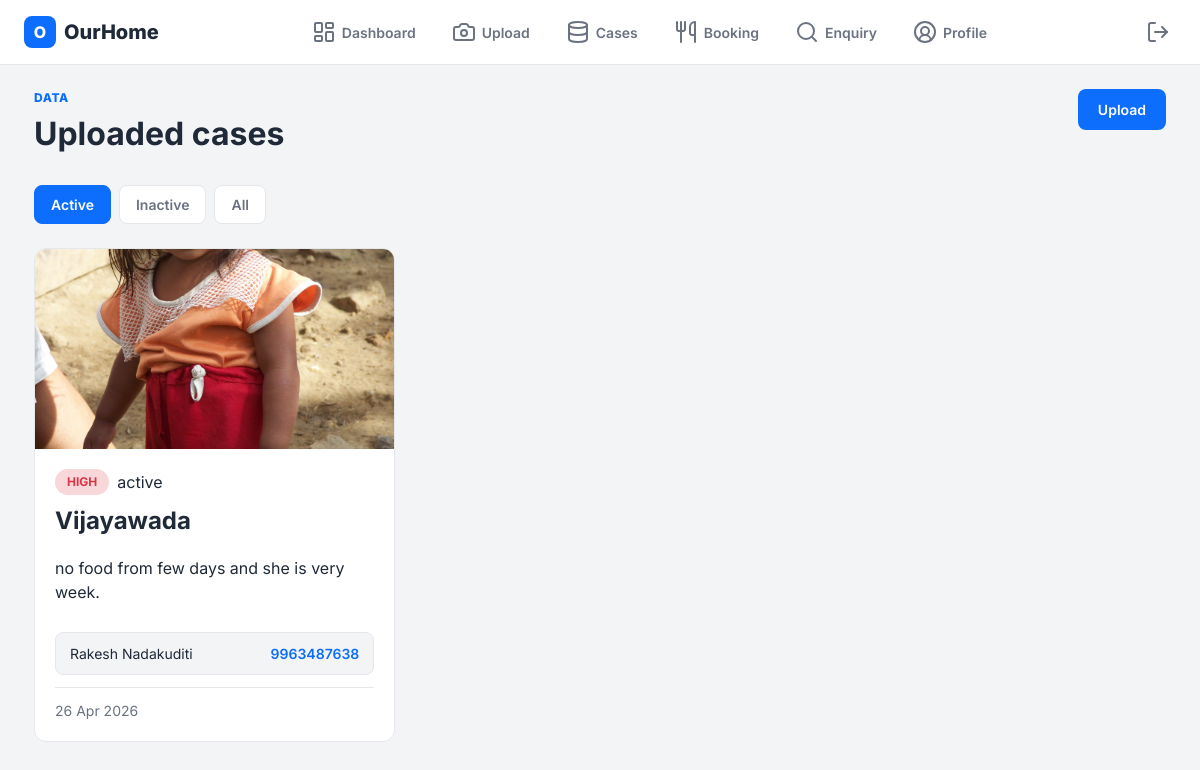
Screenshot of /cases (signed in) with the database file from the repository.
### models.py (models this page shows)
class TimestampMixin:
    created_at = db.Column(db.DateTime, default=_now, nullable=False)

class Case(TimestampMixin, db.Model):
    id = db.Column(db.Integer, primary_key=True)
    user_id = db.Column(db.Integer, db.ForeignKey("user.id"), nullable=False)
    image = db.Column(db.String(255), nullable=False)
    location = db.Column(db.String(140), nullable=False)
    description = db.Column(db.String(500), nullable=False)
    status = db.Column(db.String(20), default="active", nullable=False, index=True)
    priority = db.Column(db.String(20), default="medium", nullable=False)

class User(TimestampMixin, db.Model):
    id = db.Column(db.Integer, primary_key=True)
    name = db.Column(db.String(120), nullable=False, default="")
    email = db.Column(db.String(120), unique=True, nullable=False, index=True)
    mobile = db.Column(db.String(20), nullable=False, default="")
    location = db.Column(db.String(140), nullable=False, default="")
    password = db.Column(db.String(255), nullable=False)
    role = db.Column(db.String(30), default="volunteer", nullable=False)
    reset_token = db.Column(db.String(120), unique=True)
    reset_expires_at = db.Column(db.DateTime)
    cases = db.relationship("Case", backref="reporter", lazy=True)
    bookings = db.relationship("Booking", backref="volunteer", lazy=True)
    donations = db.relationship("Donation", backref="donor", lazy=True)

### ourhome_app.py (the view)
@app.route("/cases")
@login_required
def cases():
    status = request.args.get("status", "active")
    query = Case.query
    if status in {"active", "inactive"}:
        query = query.filter_by(status=status)
    return render_template("cases.html", cases=query.order_by(Case.created_at.desc()).all(), status=status)

### ourhome_app.py (called while the page is built)
def login_required(view):
    @wraps(view)
    def wrapped_view(*args, **kwargs):
        if "user_id" not in session:
            flash("Please sign in to continue.", "warning")
            return redirect(url_for("login"))
        return view(*args, **kwargs)
    return wrapped_view

def current_user():
    if "user_id" not in session:
        return None
    return User.query.get(session["user_id"])

@app.context_processor
def inject_template_globals():
    return {"current_user": current_user()}

### templates/cases.html (shortened to what this page needs)
{% extends "base.html" %}
{% block content %}
<section class="page-title">
  <div><span class="eyebrow">Data</span><h1>Uploaded cases</h1></div>
  <a class="button button-primary" href="{{ url_for('upload') }}">Upload</a>
</section>
<div class="filter-bar">
  <a class="{{ 'active' if status == 'active' else '' }}" href="{{ url_for('cases', status='active') }}">Active</a>
  <a class="{{ 'active' if status == 'inactive' else '' }}" href="{{ url_for('cases', status='inactive') }}">Inactive</a>
  <a class="{{ 'active' if status == 'all' else '' }}" href="{{ url_for('cases', status='all') }}">All</a>
</div>
<section class="case-grid">
  {% for case in cases %}
    <article class="case-card">
      <img src="{{ case.image }}" alt="Case image">
      <div class="case-content">
        <div class="case-meta"><span class="badge badge-{{ case.priority }}">{{ case.priority }}</span><span>{{ case.status }}</span></div>
        <h2>{{ case.location }}</h2>
        <p>{{ case.description }}</p>
        <div class="contact-strip"><span>{{ case.reporter.name }}</span><a href="tel:{{ case.reporter.mobile }}">{{ case.reporter.mobile }}</a></div>
        <div class="case-footer">
          <span>{{ case.created_at.strftime("%d %b %Y") }}</span>
        </div>
      </div>
    </article>
  {% else %}
    <div class="empty-state"><h2>No cases found</h2><p>Upload a case to start.</p></div>
  {% endfor %}
</section>
{% endblock %}

### static/style.css (style rules this page uses)
:root { --brand: #0d6efd; --brand-dark: #0b5ed7; --brand-light: #e7f1ff; --success: #198754; --success-light: #d1e7dd; --danger: #dc3545; --danger-light: #f8d7da; --warning: #f59e0b; --warning-light: #fff3cd; --text: #1f2937; --muted: #6b7280; --line: #e5e7eb; --bg: #f3f4f6; --shadow: 0 4px 6px -1px rgba(0, 0, 0, 0.1), 0 2px 4px -1px rgba(0, 0, 0, 0.06); --radius: 12px; --radius-sm: 8px; }
*, *::before, *::after { box-sizing: border-box; }
html, body { margin: 0; padding: 0; }
body { font-family: 'Inter', system-ui, -apple-system, sans-serif; background: var(--bg); color: var(--text); line-height: 1.5; -webkit-font-smoothing: antialiased; }
img { max-width: 100%; display: block; }
a { color: var(--brand); text-decoration: none; }
h1, h2, h3, h4, h5, h6 { margin: 0 0 0.5rem; font-weight: 700; line-height: 1.2; color: var(--text); }
h1 { font-size: 2rem; }
h2 { font-size: 1.5rem; }
p { margin: 0 0 1rem; }
.eyebrow { display: block; color: var(--brand); font-size: 0.75rem; font-weight: 800; text-transform: uppercase; letter-spacing: 0.05em; margin-bottom: 0.5rem; }
.button { display: inline-flex; align-items: center; justify-content: center; gap: 8px; padding: 10px 20px; border-radius: var(--radius-sm); font-size: 0.875rem; font-weight: 600; border: none; cursor: pointer; transition: all 0.2s; text-decoration: none; }
.button-primary { background: var(--brand); color: #fff; }
.page-title { display: flex; justify-content: space-between; align-items: flex-start; margin-bottom: 24px; }
.filter-bar { display: flex; gap: 8px; margin-bottom: 24px; }
.filter-bar a { padding: 8px 16px; border-radius: var(--radius-sm); font-size: 0.875rem; font-weight: 600; color: var(--muted); background: #fff; border: 1px solid var(--line); text-decoration: none; }
.filter-bar a:hover, .filter-bar a.active { background: var(--brand); color: #fff; border-color: var(--brand); }
.case-grid { display: grid; grid-template-columns: repeat(auto-fill, minmax(320px, 1fr)); gap: 24px; }
.case-card { background: #fff; border: 1px solid var(--line); border-radius: var(--radius); overflow: hidden; display: grid; gap: 0; }
.case-card img { width: 100%; height: 200px; object-fit: cover; }
.case-content { padding: 20px; display: grid; gap: 12px; }
.case-meta { display: flex; gap: 8px; align-items: center; }
.badge { display: inline-flex; padding: 4px 12px; border-radius: 999px; font-size: 0.75rem; font-weight: 700; text-transform: uppercase; }
.badge-high { background: var(--danger-light); color: var(--danger); }
.case-footer { display: flex; justify-content: space-between; align-items: center; padding-top: 12px; border-top: 1px solid var(--line); font-size: 0.875rem; color: var(--muted); }
.contact-strip { background: var(--bg); border: 1px solid var(--line); border-radius: var(--radius-sm); padding: 10px 14px; display: flex; justify-content: space-between; align-items: center; flex-wrap: wrap; gap: 8px; font-size: 0.875rem; }
.contact-strip a { color: var(--brand); font-weight: 600; }

### rows the page displays
Case: image (picture), priority "HIGH", status "active", location "Vijayawada", description "no food from few days and she is very week.", reporter.name "Rakesh Nadakuditi", reporter.mobile "9963487638", created_at "26 Apr 2026"
